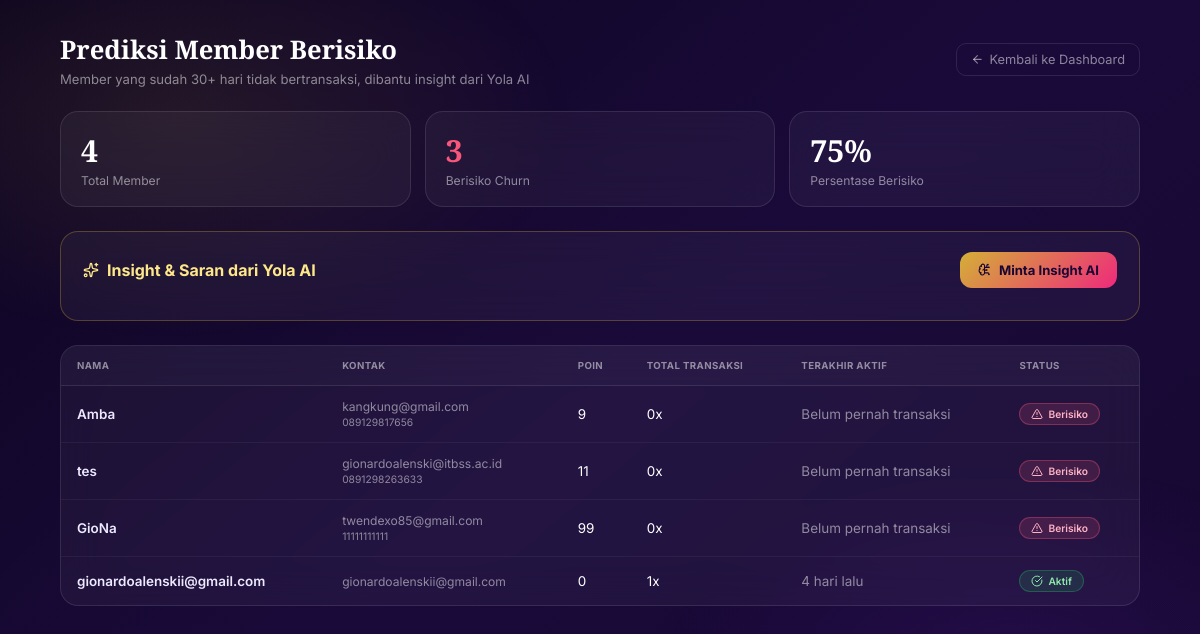
Page /prediksi_churn.php (signed in) on the committed database.
### tables this page shows
CREATE TABLE `member` (
  `id_member` int(11) NOT NULL,
  `id_user` int(11) DEFAULT NULL,
  `nama` varchar(100) NOT NULL,
  `email` varchar(100) DEFAULT NULL,
  `no_hp` varchar(20) DEFAULT NULL,
  `alamat` text DEFAULT NULL,
  `poin` int(11) DEFAULT 0,
  `streak_saat_ini` int(11) NOT NULL DEFAULT 0,
  `streak_terbaik` int(11) NOT NULL DEFAULT 0,
  `checkin_terakhir` date DEFAULT NULL,
  `created_at` timestamp NOT NULL DEFAULT current_timestamp()
);

### prediksi_churn.php (the view, shortened to what this page needs)
<?php
require_once 'config/koneksi.php';
$ambangHariBerisiko = 30;
$sql = "
    SELECT
        m.id_member, m.nama, m.email, m.no_hp, m.poin,
        GREATEST(
            COALESCE((SELECT MAX(p.tanggal) FROM pemesanan p WHERE p.id_member = m.id_member), '1970-01-01 00:00:00'),
            COALESCE((SELECT MAX(b.created_at) FROM booking b WHERE b.id_member = m.id_member), '1970-01-01 00:00:00')
        ) AS terakhir_aktif,
        (SELECT COUNT(*) FROM pemesanan p2 WHERE p2.id_member = m.id_member) AS total_pesanan,
        (SELECT COUNT(*) FROM booking b2 WHERE b2.id_member = m.id_member) AS total_booking
    FROM member m
    ORDER BY terakhir_aktif ASC
";
$res = mysqli_query($conn, $sql);
$daftarMember = [];
if ($res) {
    while ($row = mysqli_fetch_assoc($res)) {
        $terakhir = $row['terakhir_aktif'];
        $belumPernah = ($terakhir === '1970-01-01 00:00:00');
        $hariSejak = $belumPernah ? null : (int) floor((time() - strtotime($terakhir)) / 86400);
        $row['hari_sejak_aktif']       = $hariSejak;
        $row['belum_pernah_transaksi'] = $belumPernah;
        $row['berisiko']               = $belumPernah || $hariSejak >= $ambangHariBerisiko;
        $daftarMember[] = $row;
    }
}
$totalMember   = count($daftarMember);
$totalBerisiko = count(array_filter($daftarMember, fn($m) => $m['berisiko']));
?>
<!DOCTYPE html>
<html lang="id">
<head>
  <link rel="stylesheet" href="assets/css/lucide-icons.css">
</head>
<body>
<div class="page">
  <div class="page-head">
    <div>
      <h1>Prediksi Member Berisiko</h1>
      <div class="sub">Member yang sudah <?= $ambangHariBerisiko ?>+ hari tidak bertransaksi, dibantu insight dari Yola AI</div>
    </div>
    <a href="dashboard.php" class="back-link"><i data-lucide="arrow-left" class="lucide-ic"></i> Kembali ke Dashboard</a>
  </div>
  <div class="stat-grid">
    <div class="stat-card">
      <div class="num"><?= $totalMember ?></div>
      <div class="lbl">Total Member</div>
    </div>
    <div class="stat-card danger">
      <div class="num"><?= $totalBerisiko ?></div>
      <div class="lbl">Berisiko Churn</div>
    </div>
    <div class="stat-card">
      <div class="num"><?= $totalMember > 0 ? round($totalBerisiko / $totalMember * 100) : 0 ?>%</div>
      <div class="lbl">Persentase Berisiko</div>
    </div>
  </div>
  <div class="ai-panel">
    <div class="ai-panel-head">
      <h2><i data-lucide="sparkles" class="lucide-ic"></i> Insight & Saran dari Yola AI</h2>
      <button type="button" class="btn-ai" id="btnMintaInsight">
        <i data-lucide="brain-circuit" class="lucide-ic"></i> Minta Insight AI
      </button>
    </div>
  </div>
  <div class="table-wrap">
    <table>
      <thead>
        <tr>
          <th>Nama</th>
          <th>Kontak</th>
          <th>Poin</th>
          <th>Total Transaksi</th>
          <th>Terakhir Aktif</th>
          <th>Status</th>
        </tr>
      </thead>
      <tbody>
        <?php if (empty($daftarMember)): ?>
        <tr class="empty-row"><td colspan="6">Belum ada data member.</td></tr>
        <?php else: foreach ($daftarMember as $m): ?>
        <tr>
          <td class="nama-cell"><?= htmlspecialchars($m['nama']) ?></td>
          <td class="email-cell">
            <?= htmlspecialchars($m['email'] ?: '-') ?><br>
            <span style="font-size:.85em;"><?= htmlspecialchars($m['no_hp'] ?: '') ?></span>
          </td>
          <td><?= (int) $m['poin'] ?></td>
          <td><?= (int) $m['total_pesanan'] + (int) $m['total_booking'] ?>x</td>
          <td class="hari-text">
            <?php if ($m['belum_pernah_transaksi']): ?>
              Belum pernah transaksi
            <?php else: ?>
              <?= (int) $m['hari_sejak_aktif'] ?> hari lalu
            <?php endif; ?>
          </td>
          <td>
            <?php if ($m['berisiko']): ?>
              <span class="badge risk"><i data-lucide="alert-triangle" class="lucide-ic" style="width:12px;height:12px;"></i> Berisiko</span>
            <?php else: ?>
              <span class="badge safe"><i data-lucide="check-circle" class="lucide-ic" style="width:12px;height:12px;"></i> Aktif</span>
            <?php endif; ?>
          </td>
        </tr>
        <?php endforeach; endif; ?>
      </tbody>
    </table>
  </div>
</div>
</body>
</html>

### prediksi_churn.php (style rules this page uses)
*,*::before,*::after { box-sizing:border-box;margin:0;padding:0; }
:root { --gold:#D4AF37; --gold-l:#FFE88A; --rose:#EE2A7B; --purple:#8A2BE2; --bg1:#0d0520; --bg2:#1a0a3a; --bg3:#150830; --glass:rgba(255,255,255,.045); --gb:rgba(255,255,255,.10); --text:#fff; --muted:rgba(255,255,255,.5); --danger:#F6577A; --safe:#22c55e; }
html,body { height:100%; }
body { min-height:100vh;font-family:'Inter',sans-serif; background:linear-gradient(140deg,var(--bg1) 0%,var(--bg2) 50%,var(--bg3) 100%); color:var(--text);padding:32px 24px;position:relative;overflow-x:hidden; }
body::before { content:'';position:fixed;inset:0;pointer-events:none; background:radial-gradient(ellipse 60% 50% at 15% 15%,rgba(212,175,55,.10) 0%,transparent 55%), radial-gradient(ellipse 55% 50% at 85% 85%,rgba(138,43,226,.12) 0%,transparent 55%); }
.page { position:relative;z-index:2;max-width:1080px;margin:0 auto; }
.page-head { display:flex;align-items:center;gap:16px;margin-bottom:24px;flex-wrap:wrap; }
.page-head h1 { font-family:'Playfair Display',serif;font-size:1.6em;font-weight:700; }
.page-head .sub { font-size:.82em;color:var(--muted);margin-top:4px; }
.back-link { margin-left:auto;color:var(--muted);text-decoration:none;font-size:.8em; display:flex;align-items:center;gap:6px;padding:8px 14px;border-radius:10px; border:1px solid rgba(255,255,255,.1);transition:.2s; }
.stat-grid { display:grid;grid-template-columns:repeat(auto-fit,minmax(180px,1fr));gap:14px;margin-bottom:24px; }
.stat-card { background:var(--glass);backdrop-filter:blur(20px);border:1px solid var(--gb); border-radius:18px;padding:18px 20px; }
.stat-card .num { font-family:'Playfair Display',serif;font-size:1.9em;font-weight:700; }
.stat-card.danger .num { color:var(--danger); }
.stat-card .lbl { font-size:.76em;color:var(--muted);margin-top:2px; }
.ai-panel { background:var(--glass);backdrop-filter:blur(20px);border:1px solid rgba(212,175,55,.3); border-radius:18px;padding:20px 22px;margin-bottom:24px; }
.ai-panel-head { display:flex;align-items:center;gap:12px;margin-bottom:12px;flex-wrap:wrap; }
.ai-panel-head h2 { font-size:1em;font-weight:700;color:var(--gold-l);display:flex;align-items:center;gap:8px; }
.btn-ai { margin-left:auto;padding:10px 18px;border-radius:12px;border:none;cursor:pointer; background:linear-gradient(135deg,var(--gold),var(--rose));color:#1a0533; font-family:'Inter',sans-serif;font-weight:700;font-size:.82em; display:flex;align-items:center;gap:8px;transition:transform .2s; }
.table-wrap { background:var(--glass);backdrop-filter:blur(20px);border:1px solid var(--gb); border-radius:18px;overflow:hidden; }
table { width:100%;border-collapse:collapse;font-size:.84em; }
thead th { text-align:left;padding:14px 16px;font-size:.72em;text-transform:uppercase;letter-spacing:.4px; color:var(--muted);border-bottom:1px solid var(--gb);background:rgba(255,255,255,.02); }
tbody td { padding:13px 16px;border-bottom:1px solid rgba(255,255,255,.05);vertical-align:middle; }
tbody tr:last-child td { border-bottom:none; }
.nama-cell { font-weight:600;color:#EDE9FF; }
.email-cell { color:var(--muted);font-size:.9em; }
.badge { display:inline-flex;align-items:center;gap:5px;padding:4px 11px;border-radius:99px; font-size:.76em;font-weight:600; }
.badge.risk { background:rgba(246,87,122,.15);color:#FFB3C6;border:1px solid rgba(246,87,122,.35); }
.badge.safe { background:rgba(34,197,94,.14);color:#8FE7AC;border:1px solid rgba(34,197,94,.32); }
.hari-text { color:var(--muted); }

### rows in the picture
member: nama "Amba", email "kangkung@gmail.com", no_hp "089129817656", poin "9", total_booking "0", shows "Belum pernah transaksi", shows "Berisiko"
member: nama "tes", email "gionardoalenski@itbss.ac.id", no_hp "0891298263633", poin "11", total_booking "0", shows "Belum pernah transaksi", shows "Berisiko"
member: nama "GioNa", email "twendexo85@gmail.com", no_hp "11111111111", poin "99", total_booking "0", shows "Belum pernah transaksi", shows "Berisiko"
member: nama "gionardoalenskii@gmail.com", email "gionardoalenskii@gmail.com", poin "0", total_booking "1", hari_sejak_aktif "4", shows "Aktif"

### other values in the picture
$ambangHariBerisiko "30"
$totalMember "4"
$totalBerisiko "3"
$totalBerisiko / $totalMember * 100 "75"
